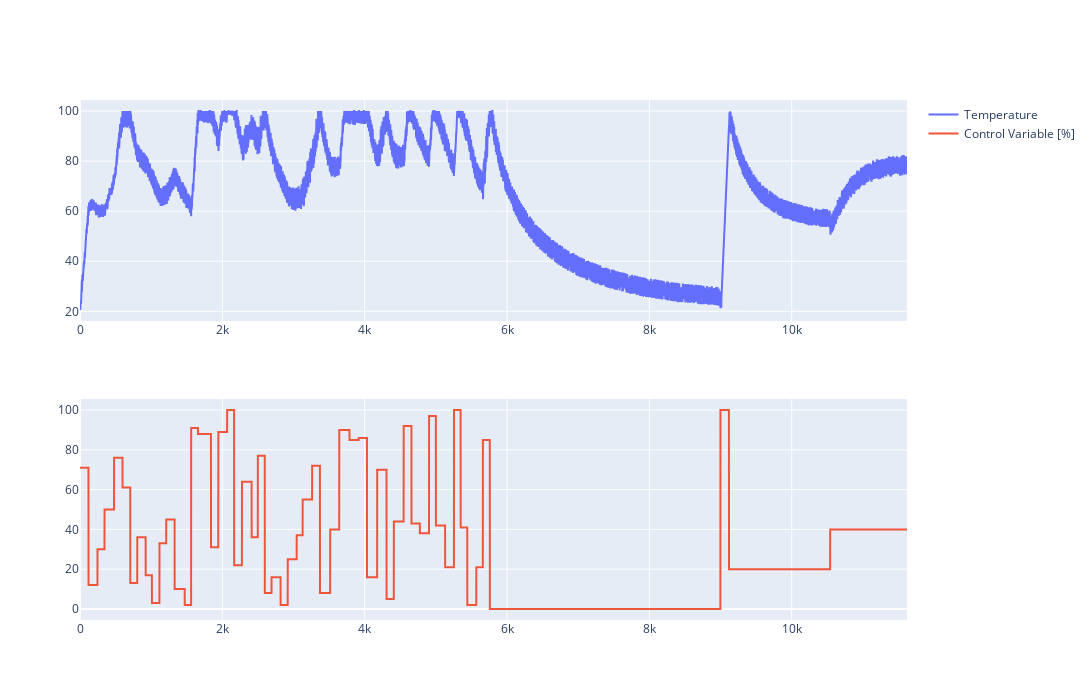

Source (notebook cell):
### Code cell
fig = make_subplots(rows=2, cols = 1)

fig.add_trace(
    go.Scatter(y=train["temperature"], name="Temperature "), row=1, col=1
)

fig.add_trace(
    go.Scatter(y=train["control"], name="Control Variable [%]"), row=2, col=1
)

fig.update_layout(height=700, width=1100)
fig.show()

### Figure 1 — Plotly figure (JSON) as saved in the notebook; plotly's stock layout.template omitted (floating-point values rounded to 4 significant figures; data arrays with more than 128 entries replaced by an {"elided": "..."} marker saying what was removed)
{"data": [{"name": "Temperature ", "type": "scatter", "xaxis": "x", "y": {"elided": "11621 float values"}, "yaxis": "y"}, {"name": "Control Variable [%]", "type": "scatter", "xaxis": "x2", "y": {"elided": "11621 int values"}, "yaxis": "y2"}], "layout": {"height": 700, "width": 1100, "xaxis": {"anchor": "y", "autorange": true, "domain": [0, 1], "range": [0, 11620]}, "xaxis2": {"anchor": "y2", "autorange": true, "domain": [0, 1], "range": [0, 11620]}, "yaxis": {"anchor": "x", "autorange": true, "domain": [0.575, 1], "range": [16.13, 104.4], "type": "linear"}, "yaxis2": {"anchor": "x2", "autorange": true, "domain": [0, 0.425], "range": [-5.556, 105.6], "type": "linear"}}}
